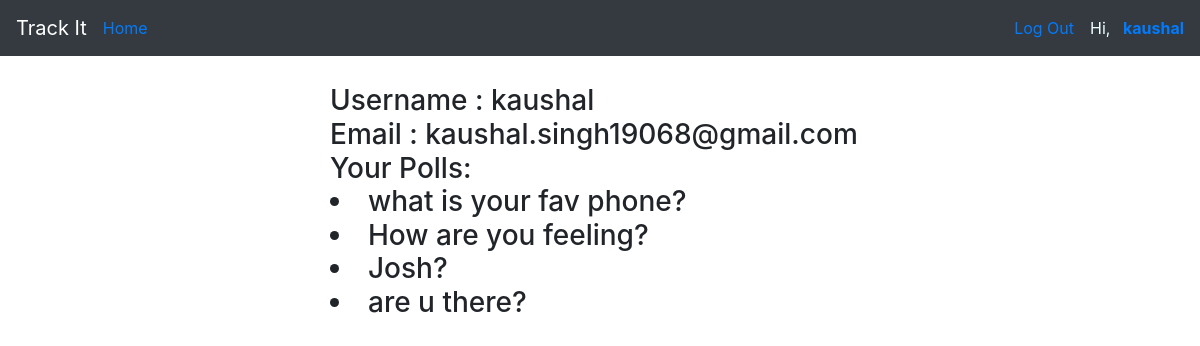
/profile/ (signed in), run on the app's committed database.
### pollsapp/models.py (models this page shows)
class Question(models.Model):
    user  = models.ForeignKey(User, on_delete=models.CASCADE ,related_name="questions")
    question_text = models.CharField(max_length=200)
    def __str__(self) ->str:
        return self.question_text

### pollsapp/views.py (the view)
# urls.py: path('profile/',views.profile,name= 'profile'),
def profile(request):
    ques = request.user.questions.all()
    return render(request,'profile.html',context = {'ques':ques})

### templates/profile.html
{% extends "base.html" %}
{% load static %}
{% block bodyblock %}
<div class="container h-75">
    <div class="row h-100 justify-content-center align-items-center">
        <div class="col-10 col-md-8 col-lg-6">
<h3>Username : {{ user.username }}<br>
    Email : {{user.email}}<br>
    Your Polls:<br>
    {% for q in ques %}
    <li>
        {{q}}
    </li>
    {% endfor %}
</h3>
</div>
</div>
</div>
{% endblock %}

### templates/base.html (shortened to what this page needs)
<!doctype html >
{% load static %}
<html lang="en" class="h-100">
  <head>
    <link rel="stylesheet" href="https://cdnjs.cloudflare.com/ajax/libs/font-awesome/4.7.0/css/font-awesome.min.css"/>
    <link rel="stylesheet" href="https://maxcdn.bootstrapcdn.com/bootstrap/4.0.0/css/bootstrap.min.css">
    <link rel="stylesheet" href="https://stackpath.bootstrapcdn.com/bootstrap/4.0.0/js/bootstrap.bundle.min.js">
    <link rel="stylesheet" href="https://cdnjs.cloudflare.com/ajax/libs/jquery/3.2.1/jquery.min.js">
    <link rel="stylesheet" href="https://cdn.jsdelivr.net/npm/bootstrap@4.3.1/dist/css/bootstrap.min.css">
  </head>
  <body class="h-50">
    <nav class="navbar navbar-expand-lg navbar-dark bg-dark">
        <a class="navbar-brand" href="{% url 'index' %}">Track It</a>
        <div class="collapse navbar-collapse" id="navbarSupportedContent">
          <ul class="navbar-nav mr-auto">
            <li class="nav-item active">
              <a "class="nav-link" href="{% url 'index' %}">Home</a>
            </li>
          </ul>
          <ul class="nav navbar-nav navbar-right" style="color: azure;" >
            {% if user.is_authenticated %}
            <li>
              <a class = "mx-2" href="{% url 'logout' %}">Log Out</a>
            </li>
            <li>
              <a class = "mx-2" >Hi,<a href="{% url 'profile' %}"> <b> {{user.username}}</b></a></a>
            </li>
              {% else %}
              <li>
                <a class='nav navbar-right ' href="{% url 'login' %}">Login</a>
              </li>
              {% endif %}
          </ul>
        </div>
      </nav>
    {% block bodyblock %}
    {% endblock %}
    </body>
    </html>

### data on the page
Question: question_text "what is your fav phone?"
Question: question_text "How are you feeling?"
Question: question_text "Josh?"
Question: question_text "are u there?"

### other printed values
{{ user.username }} "kaushal"
{{ user.email }} "kaushal.singh19068@gmail.com"
